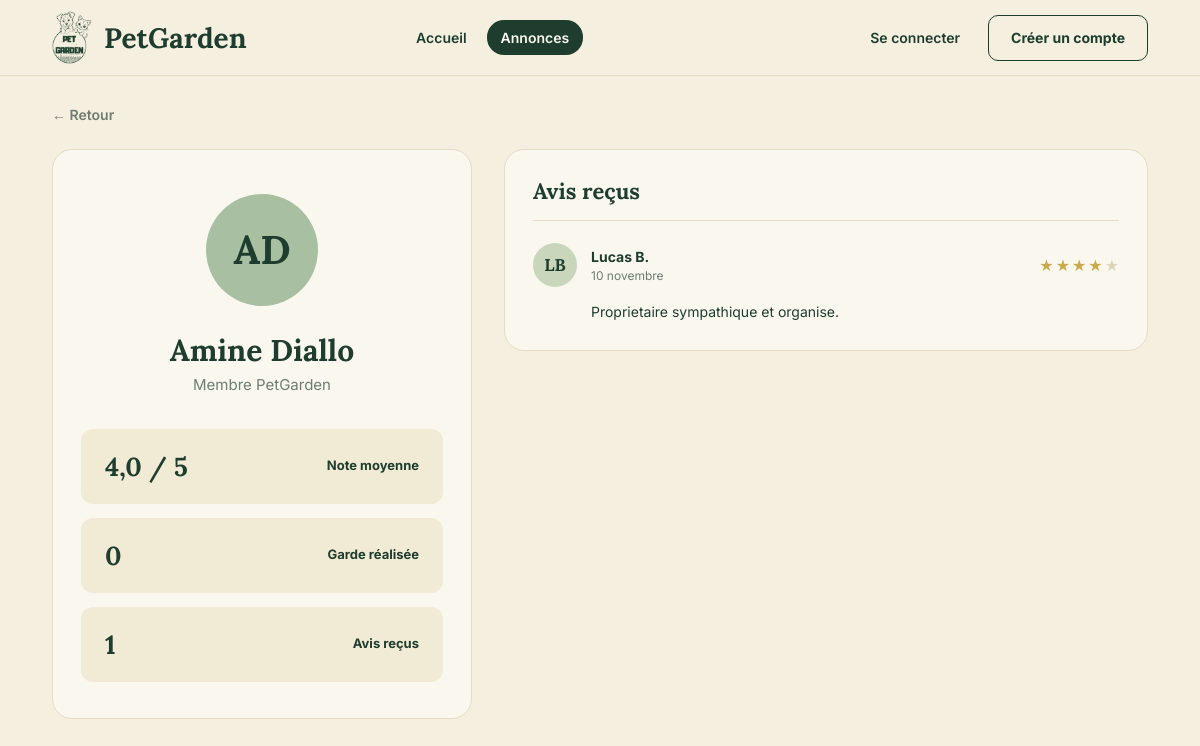
The page /profil.php?id=1 on the database its author committed.
### tables this page shows
create table utilisateur (
    id_utilisateur int auto_increment,
    nom varchar(50) not null,
    prenom varchar(50) not null,
    email varchar(150) not null unique,
    mdp varchar(255) not null,
    role enum('utilisateur', 'admin') not null default 'utilisateur',
    constraint pk_utilisateur primary key (id_utilisateur)
);

create table avis (
    id_avis int auto_increment,
    id_annonce int not null,
    id_auteur int not null,
    id_cible int not null,
    note tinyint unsigned not null,
    commentaire varchar(150),
    date_avis datetime not null default current_timestamp,
    constraint pk_avis primary key (id_avis),
    constraint fk_avis_annonce foreign key (id_annonce) references annonces(id_annonce) on delete restrict,
    constraint fk_avis_auteur foreign key (id_auteur) references utilisateur(id_utilisateur) on delete restrict,
    constraint fk_avis_cible foreign key (id_cible) references utilisateur(id_utilisateur) on delete restrict,
    constraint chk_note_avis check (note between 1 and 5),
    constraint chk_auteur_cible check (id_auteur <> id_cible),
    constraint uq_avis_par_garde unique (id_annonce, id_auteur)
);

### public/profil.php (called while the page is built)
<?php
require_once __DIR__ . '/../controleur/utilisateur_controller.php';
$controleur = new UtilisateurController();
$donnees = $controleur->profil();
extract($donnees);
require __DIR__ . '/../vue/profil.php';

### model/utilisateur.php (called while the page is built, shortened)
<?php
require_once __DIR__ . '/../config/database.php';
class Utilisateur
{
    private $pdo;
    public function __construct()
    {
        $database = new Database();
        $this->pdo = $database->getConnection();
    }
    public function trouverParId($id)
    {
        $requete = $this->pdo->prepare(
            'select id_utilisateur, nom, prenom, email, role
             from utilisateur
             where id_utilisateur = :id'
        );
        $requete->execute(['id' => $id]);
        return $requete->fetch();
    }
    public function statistiques($id)
    {
        $requete = $this->pdo->prepare(
            "select
                (select round(avg(note), 1) from avis where id_cible = :id1) as note_moyenne,
                (select count(*) from avis where id_cible = :id2) as nb_avis,
                (select count(*)
                 from candidatures as c
                 inner join annonces as a on a.id_annonce = c.id_annonce
                 where c.id_gardien = :id3
                 and c.statut = 'acceptee'
                 and a.statut = 'terminee') as gardes_realisees"
        );
        $requete->execute(['id1' => $id, 'id2' => $id, 'id3' => $id]);
        return $requete->fetch();
    }
}

### config/database.php (called while the page is built)
<?php
class Database{
    private $host = 'localhost';
    private $dbname = 'petgarden';
    private $user = 'root';
    private $mdp = '';
    private static $pdo = null;
    public function getConnection(){
        if (self::$pdo === null) {
            try {
                self::$pdo = new PDO(
                    "mysql:host=$this->host;dbname=$this->dbname;charset=utf8mb4",
                    $this->user,
                    $this->mdp,
                    [
                        PDO::ATTR_ERRMODE => PDO::ERRMODE_EXCEPTION,
                        PDO::ATTR_DEFAULT_FETCH_MODE => PDO::FETCH_ASSOC,
                    ]
                );
            } catch (PDOException $e) {
                http_response_code(500);
                exit('erreur de connexion à la base de données.');
            }
        }
        return self::$pdo;
    }
}

### controleur/utilisateur_controller.php (called while the page is built, shortened)
<?php
require_once __DIR__ . '/controleur.php';
require_once __DIR__ . '/../model/utilisateur.php';
require_once __DIR__ . '/../model/avis.php';
class UtilisateurController extends Controleur
{
    public function profil()
    {
        $id = $this->entier($_GET, 'id');
        $utilisateurModel = new Utilisateur();
        $profil = $utilisateurModel->trouverParId($id);
        $avisModel = new Avis();
        return $this->vue([
            'profil' => $profil,
            'statistiques' => $utilisateurModel->statistiques($id),
            'avisRecus' => $avisModel->listerRecus($id),
        ]);
    }
}

### controleur/controleur.php (called while the page is built, shortened)
<?php
class Controleur
{
    protected function entier($tableau, $cle)
    {
        $valeur = filter_var($tableau[$cle] ?? null, FILTER_VALIDATE_INT, ['options' => ['min_range' => 1]]);
        return $valeur === false ? 0 : $valeur;
    }
}

### model/avis.php (called while the page is built, shortened)
<?php
require_once __DIR__ . '/../config/database.php';
class Avis
{
    private $pdo;
    public function __construct()
    {
        $database = new Database();
        $this->pdo = $database->getConnection();
    }
    public function listerRecus($idCible, $limite = 20)
    {
        $requete = $this->pdo->prepare(
            'select v.*, u.prenom, u.nom
             from avis as v
             inner join utilisateur as u on u.id_utilisateur = v.id_auteur
             where v.id_cible = :id_cible
             order by v.date_avis desc
             limit ' . (int) $limite
        );
        $requete->execute(['id_cible' => $idCible]);
        return $requete->fetchAll();
    }
}

### vue/profil.php (the view, shortened to what this page needs)
<?php
require_once __DIR__ . '/partials/fonctions.php';
require __DIR__ . '/partials/entete.php';
?>
<main class="conteneur page">
    <a href="annonces.php" class="retour">← Retour</a>
    <div class="mise-en-page mise-en-page-profil">
        <section class="carte profil">
            <span class="avatar avatar-xl"><?= e(initiales($profil['prenom'], $profil['nom'])) ?></span>
            <h1><?= e(nom_complet($profil['prenom'], $profil['nom'])) ?></h1>
            <p class="texte-doux"><?= $profil['role'] === 'admin' ? 'Administrateur' : 'Membre PetGarden' ?></p>
            <div class="profil-stats">
                <div>
                    <strong><?= $statistiques['note_moyenne'] !== null ? e(note($statistiques['note_moyenne'])) . ' / 5' : '—' ?></strong>
                    <span>Note moyenne</span>
                </div>
                <div>
                    <strong><?= (int) $statistiques['gardes_realisees'] ?></strong>
                    <span><?= (int) $statistiques['gardes_realisees'] > 1 ? 'Gardes réalisées' : 'Garde réalisée' ?></span>
                </div>
                <div>
                    <strong><?= (int) $statistiques['nb_avis'] ?></strong>
                    <span>Avis reçus</span>
                </div>
            </div>
        </section>
        <section class="carte">
            <h2 class="titre-carte titre-separe">Avis reçus</h2>
            <?php foreach ($avisRecus as $avis) : ?>
                <div class="avis-ligne">
                    <div class="avis-haut">
                        <span class="avatar"><?= e(initiales($avis['prenom'], $avis['nom'])) ?></span>
                        <div>
                            <strong><?= e(nom_court($avis['prenom'], $avis['nom'])) ?></strong>
                            <small><?= e(jour_mois($avis['date_avis'])) ?></small>
                        </div>
                        <?= etoiles($avis['note']) ?>
                    </div>
                    <?php if (!empty($avis['commentaire'])) : ?>
                        <p class="avis-texte"><?= e(majuscule($avis['commentaire'])) ?></p>
                    <?php endif; ?>
                </div>
            <?php endforeach; ?>
        </section>
    </div>
</main>
<?php require __DIR__ . '/partials/pied.php'; ?>

### vue/partials/fonctions.php (shortened to what this page needs)
<?php
function e($valeur)
{
    return htmlspecialchars((string) $valeur, ENT_QUOTES, 'UTF-8');
}
function majuscule($texte)
{
    $texte = (string) $texte;
    return mb_strtoupper(mb_substr($texte, 0, 1)) . mb_substr($texte, 1);
}
function titre($texte)
{
    return mb_convert_case((string) $texte, MB_CASE_TITLE, 'UTF-8');
}
function nom_complet($prenom, $nom)
{
    return titre($prenom . ' ' . $nom);
}
function nom_court($prenom, $nom)
{
    return titre($prenom) . ' ' . mb_strtoupper(mb_substr((string) $nom, 0, 1)) . '.';
}
function initiales($prenom, $nom)
{
    return mb_strtoupper(mb_substr((string) $prenom, 0, 1) . mb_substr((string) $nom, 0, 1));
}
function nom_mois($numero)
{
    $mois = ['janvier', 'février', 'mars', 'avril', 'mai', 'juin', 'juillet',
             'août', 'septembre', 'octobre', 'novembre', 'décembre'];
    return $mois[(int) $numero - 1];
}
function jour_mois($date)
{
    $horodatage = strtotime((string) $date);
    return date('j', $horodatage) . ' ' . nom_mois(date('n', $horodatage));
}
function note($valeur)
{
    return number_format((float) $valeur, 1, ',', '');
}
function etoiles($valeur, $classe = '')
{
    $pleines = (int) round((float) $valeur);
    $html = '<span class="etoiles ' . e($classe) . '" aria-label="' . e(note($valeur)) . ' sur 5">';
    for ($i = 1; $i <= 5; $i++) {
        $html .= '<span class="' . ($i <= $pleines ? 'pleine' : 'vide') . '">★</span>';
    }
    return $html . '</span>';
}

### public/assets/css/style.css (style rules this page uses)
:root { --vert: #1e3d2f; --vert-survol: #2f5342; --fond: #f5efdf; --carte: #faf7ee; --champ: #f1ead5; --bordure: #e4dcc4; --texte: #1e3d2f; --texte-doux: #6e7d72; --sauge: #a9bfa2; --sauge-clair: #c9d6bc; --sauge-fonce: #6f8c6c; --sable: #e2d6a5; --sable-clair: #e6ddbc; --or: #c9a94a; --etoile-vide: #ddd5ba; --rose: #ebd5cc; --rose-texte: #9a5a47; --titre: 'lora', georgia, serif; --corps: 'inter', system-ui, sans-serif; }
*, *::before, *::after { box-sizing: border-box; }
html { background: var(--fond); }
body { margin: 0; min-height: 100vh; display: flex; flex-direction: column; font-family: var(--corps); font-size: 15px; line-height: 1.5; color: var(--texte); background: var(--fond); }
main { flex: 1; }
h1, h2, h3 { margin: 0; font-family: var(--titre); font-weight: 700; line-height: 1.2; color: var(--vert); }
p { margin: 0; }
a { color: inherit; }
small { font-size: 12px; color: var(--texte-doux); }
.conteneur { width: 100%; max-width: 1280px; margin: 0 auto; padding: 0 52px; }
.texte-doux { color: var(--texte-doux); }
.carte { border: 1px solid var(--bordure); border-radius: 20px; background: var(--carte); padding: 28px; }
.page { padding-top: 28px; padding-bottom: 80px; }
.titre-carte { font-size: 22px; margin-bottom: 18px; }
.titre-separe { padding-bottom: 16px; margin-bottom: 0; border-bottom: 1px solid var(--bordure); }
.vide { color: var(--texte-doux); }
.retour { display: inline-block; margin-bottom: 24px; font-size: 14px; font-weight: 600; color: var(--texte-doux); text-decoration: none; }
.mise-en-page { display: grid; grid-template-columns: minmax(0, 1fr) 352px; gap: 24px; align-items: start; }
.mise-en-page-profil { grid-template-columns: 420px minmax(0, 1fr); gap: 32px; }
.avatar { display: inline-flex; flex: none; align-items: center; justify-content: center; width: 48px; height: 48px; border-radius: 50%; background: var(--sauge); font-family: var(--titre); font-size: 17px; font-weight: 700; color: var(--vert); }
.avatar-xl { width: 112px; height: 112px; font-size: 40px; }
.etoiles { display: inline-flex; gap: 2px; font-size: 16px; line-height: 1; }
.etoiles .pleine { color: var(--or); }
.etoiles .vide { color: var(--etoile-vide); }
.avis-ligne { padding: 22px 0; border-bottom: 1px solid var(--bordure); }
.avis-ligne:last-child { border-bottom: 0; padding-bottom: 0; }
.avis-haut { display: flex; align-items: center; gap: 14px; }
.avis-haut .avatar { width: 44px; height: 44px; background: var(--sauge-clair); }
.avis-haut > div { flex: 1; }
.avis-haut strong, .avis-haut small { display: block; }
.avis-haut strong { font-size: 14px; }
.avis-ligne p { margin-top: 14px; font-size: 14px; }
.avis-texte { padding-left: 58px; }
.profil { display: flex; flex-direction: column; align-items: center; padding: 44px 28px 36px; text-align: center; }
.profil h1 { margin: 26px 0 6px; font-size: 30px; }
.profil-stats { display: grid; gap: 14px; width: 100%; margin-top: 32px; }
.profil-stats div { display: flex; align-items: center; justify-content: space-between; padding: 18px 24px; border-radius: 12px; background: var(--champ); }
.profil-stats strong { font-family: var(--titre); font-size: 26px; }
.profil-stats span { font-size: 13px; font-weight: 700; }

### rows shown on the page
utilisateur: initiales($profil['prenom'], $profil['nom']) "AD", nom_complet($profil['prenom'], $profil['nom']) "Amine Diallo"
avis: id_auteur.nom "LB", id_auteur.nom "Lucas B.", date_avis "10 novembre", commentaire "Proprietaire sympathique et organise."

### other values the page prints
$lien[1] "Accueil"
$lien[1] "Annonces"
note($statistiques['note_moyenne']) "4,0"
$statistiques['gardes_realisees'] "0"
$statistiques['nb_avis'] "1"
